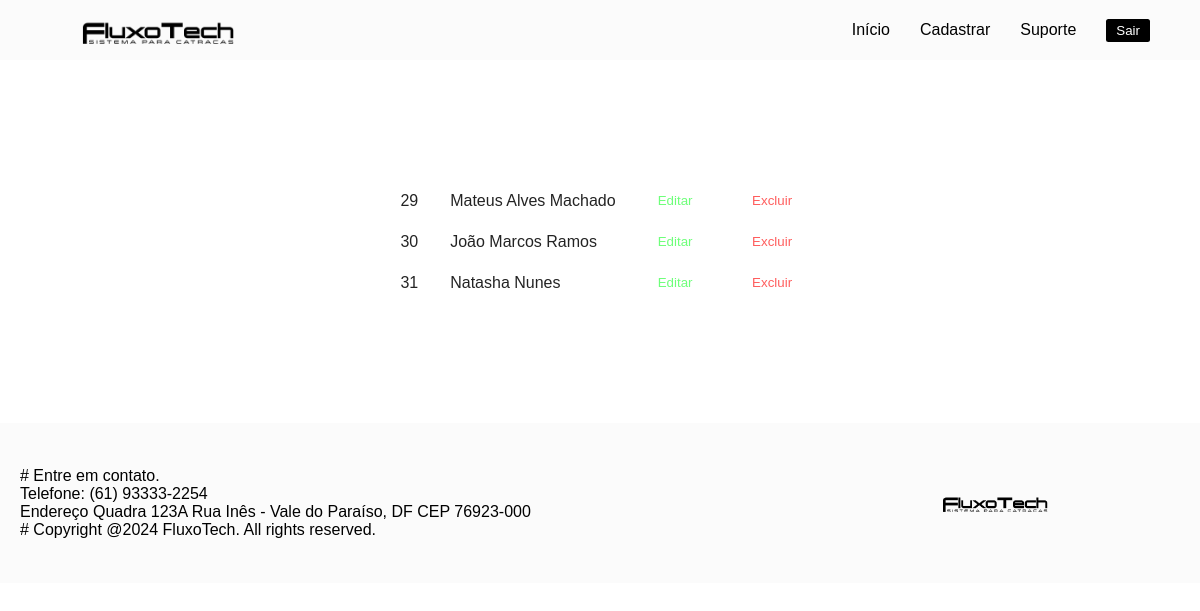
/php/usuarios.php, run on the app's committed database.
### tables this page shows
CREATE TABLE `db_use` (
  `ID` int(11) NOT NULL,
  `NOME` varchar(50) DEFAULT NULL,
  `CPF` varchar(14) DEFAULT NULL,
  `EMAIL` varchar(80) DEFAULT NULL,
  `DATA_NASC` date DEFAULT NULL,
  `TELEFONE` varchar(15) DEFAULT NULL
);

### php/usuarios.php (the view, shortened to what this page needs)
<!DOCTYPE html>
<html lang="pt-br">
<head>
    <link rel="stylesheet" href="../style/geral.css">
    <link rel="stylesheet" href="../style/user.css">
</head>
<body>
    <header>
        <nav>
            <a href="#"><img src="../img/logocentropreta.png" alt="logo" height="30%" width="28%"></a>
            <a href="../pages/inicio.html">Início</a>
            <a href="../pages/cadastro_user.html">Cadastrar</a>
            <a href="../pages/suporte.html" class="suporte">Suporte</a>
            <a href="../php/valida_login_adm.php?bt=sair"><button type="submit" class="btn">Sair</button></a>
        </nav>
    </header>
    <table>
        <?php
        $abc = mysqli_connect('localhost', 'root', NULL, 'tcc')
            or die('Erro ao se conectar ao banco de dados');
        $consulta = "SELECT * FROM db_use";
        $result = mysqli_query($abc, $consulta);
        while ($tbl = mysqli_fetch_array($result)) {
            $nome = $tbl['NOME'];
            $id = $tbl['ID'];
        ?>
            <tr>
                <td><?php echo $id; ?></td>
                <td><?php echo $nome; ?></td>
                <td><a href="editar_usuario.php?id=<?php echo $id; ?>"><button type="submit" class="btnuser1">Editar</button></a></td>
                <td> <button class="btnuser2" onclick="confirmaracao(<?php echo $id; ?>)">Excluir</button></td>
            </tr>
        <?php
        }
        ?>
    </table>
    <footer>
        <p> # Entre em contato. <br> Telefone: (61) 93333-2254 <br> Endereço Quadra 123A Rua Inês - Vale do Paraíso, DF CEP 76923-000 <br> # Copyright @2024 FluxoTech. All rights reserved. </p>
        <img class="pe" src="../img/logocentropreta.png" alt="logocentropreta" height="150px">
    </footer>
</body>
</html>

### style/geral.css (style rules this page uses)
* { margin: 0; padding: 0; box-sizing: border-box; }
:root { --preto: #000000; --branco: #ffffff; --corPrima: #DFDFDF; --corSeg: #2a2828; --corTer: #f2f3f4; --teste: aqua; }
body { font-family: Arial, Helvetica, sans-serif; }
header { background-color: #eceaea36; width: 100%; height: 60px; display: flex; align-items: center; }
nav { width: 100%; display: flex; align-items: center; padding: 0 50px; gap: 30px; }
nav a:first-child { margin-top: 20px; }
.suporte { cursor: help; }
a { text-decoration: none; color: var(--preto); }
.btn { color: var(--branco); padding: 4px 10px; border-radius: 2.5px; background-color: var(--preto); transition: all 0.4s ease; cursor: pointer; border: none; width: auto; }
footer { background-color: #eceaea36; color: var(--preto); padding: 0px 20px; width: 100%; display: flex; justify-content: space-between; align-items: center; }
footer .pe { margin-top: 10px; margin-right: 110px; }

### style/user.css (style rules this page uses)
table { margin: 10% auto; border-collapse: collapse; border: 1px #000; }
tr { color: rgba(0, 0, 0, 0.863); }
td { padding: 0.5em 1em; height: 25px; background-color: #fefeff34; }
.btnuser1, .btnuser2 { display: flex; justify-content: center; align-items: center; background-color: transparent; border: none; width: 55px; height: 25px; border-radius: 2px; cursor: pointer; transition: all 0.3s ease; }
.btnuser1 { color: rgba(0, 255, 21, 0.568); margin-right: 10px; }
.btnuser2 { color: rgba(255, 0, 0, 0.637); }

### data on the page
db_use: ID "29", NOME "Mateus Alves Machado"
db_use: ID "30", NOME "João Marcos Ramos"
db_use: ID "31", NOME "Natasha Nunes"
